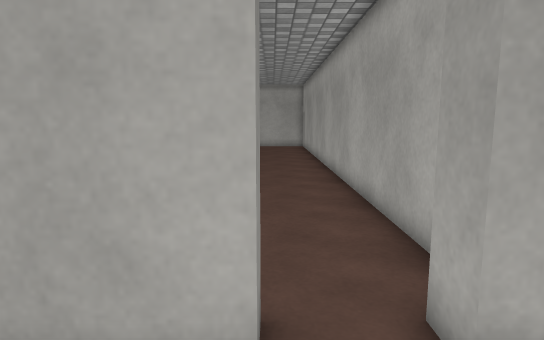
view 1 (above)

21 first-person views from a walk through a 3-D level made in the Unity game engine. The camera is 1.2 m above the floor, tilts 8° down and sees 75° across. The floor is counted in squares, 0.5 m on a side. Each view is taken from the middle of a square. On the plan, view 1 faces up. The plan holds only what a view shows up to about 20 squares ahead; the rest is blank. The place goes on beyond the plan. The player character is not drawn. Some animated figures are left out. Surface patterns are stand-ins for the level's own textures.

view 2
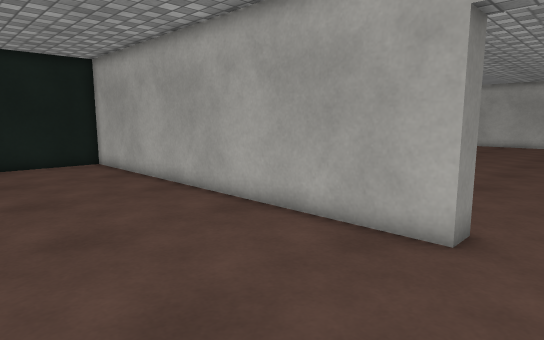

view 3
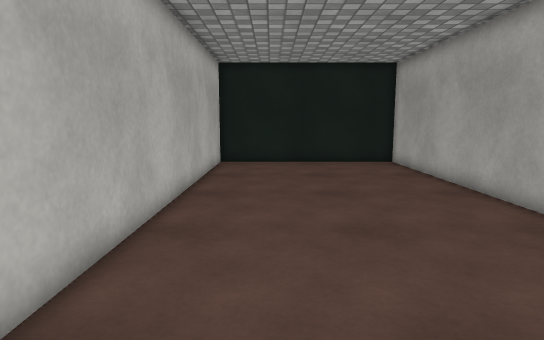

view 4
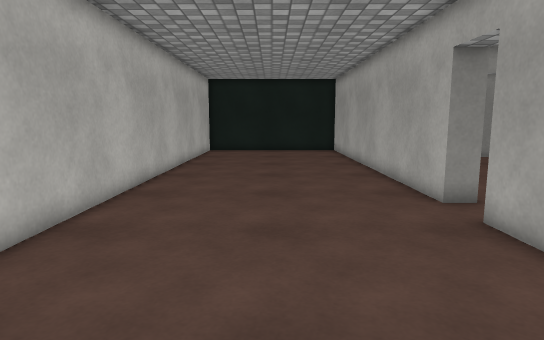

view 5
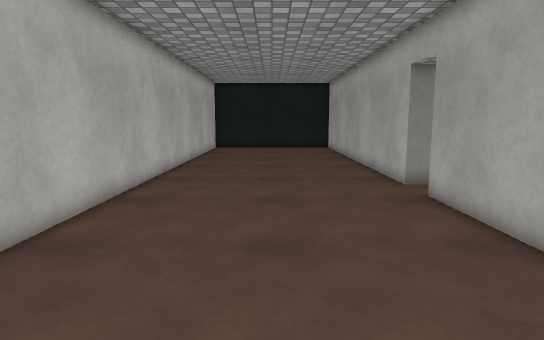

view 6
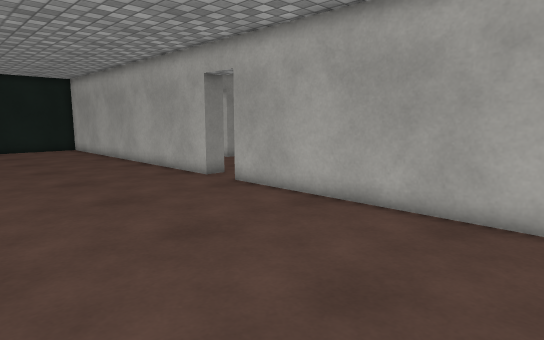

view 7
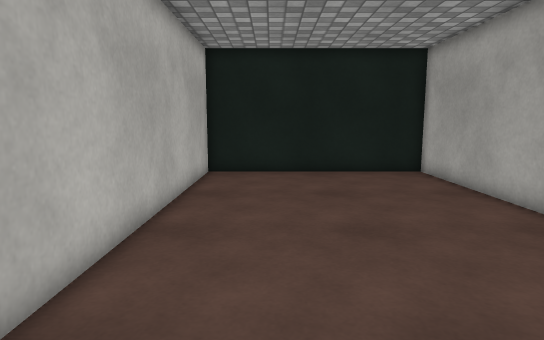

view 8
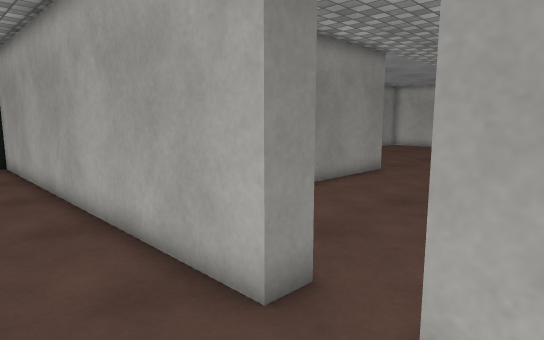

view 9
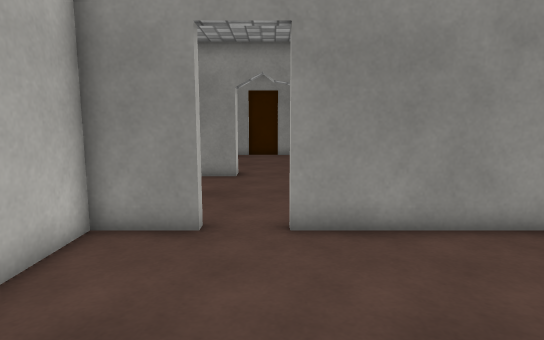

view 10
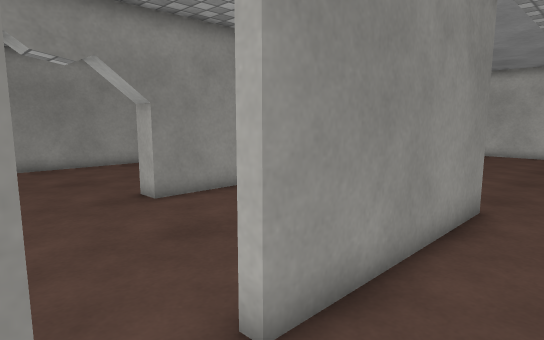

view 11
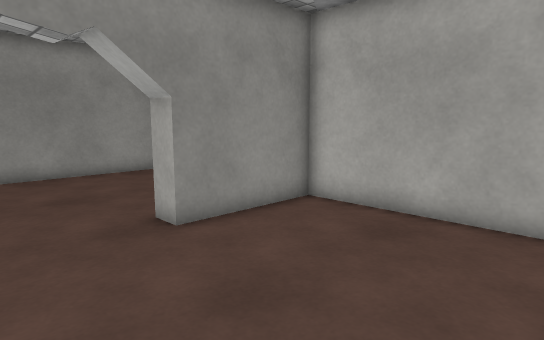

view 12
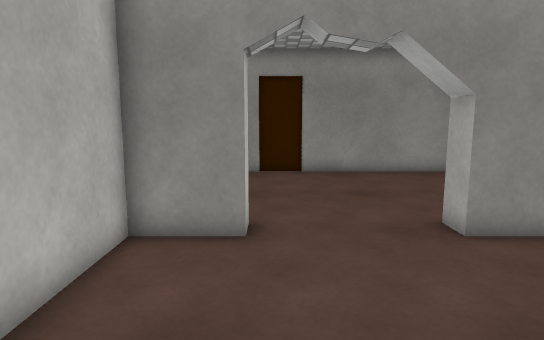

view 13
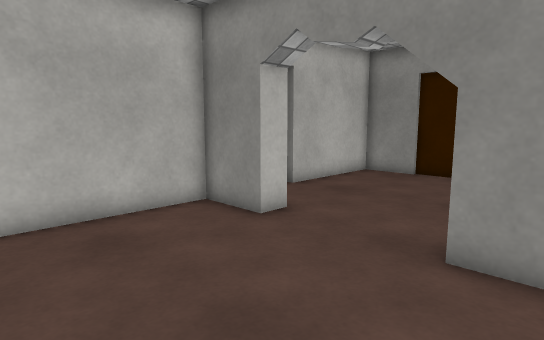

view 14
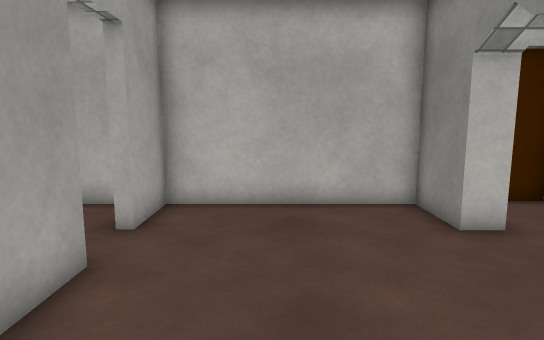

view 15
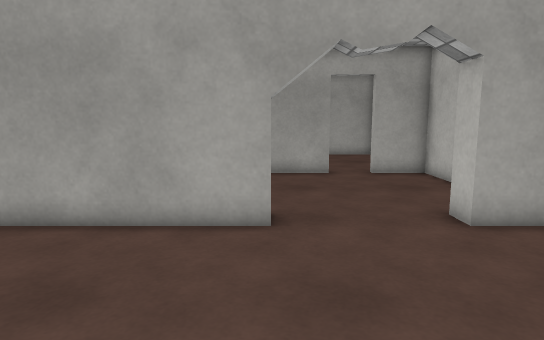

view 16
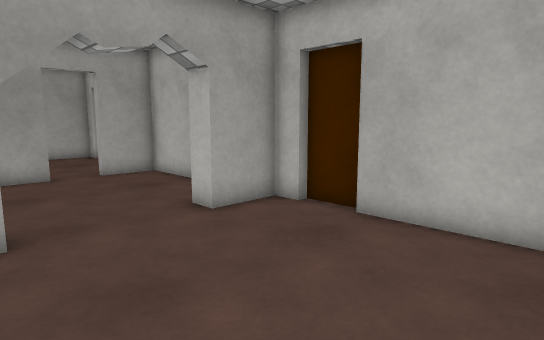

view 17
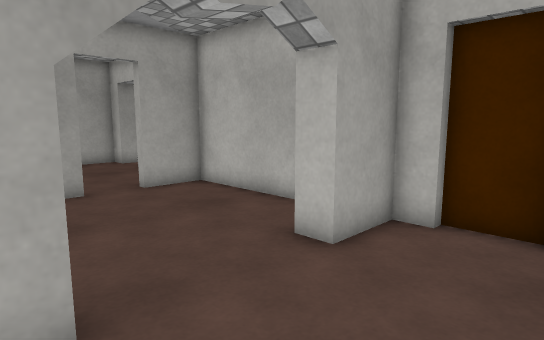

view 18
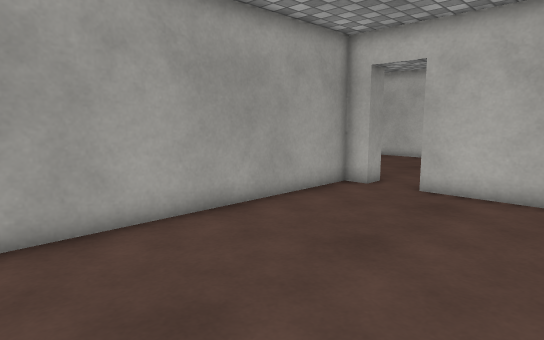

view 19
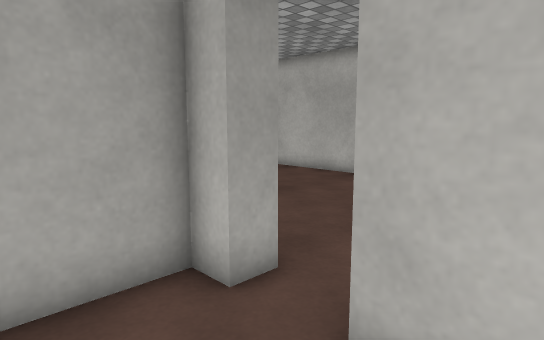

view 20
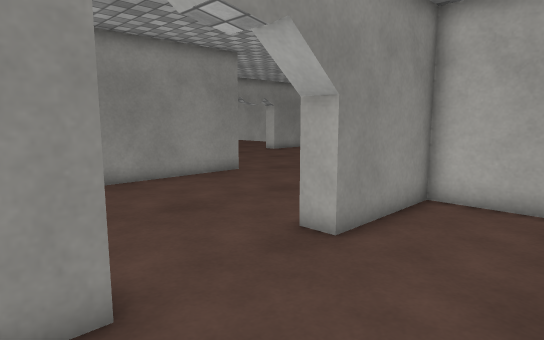

view 21
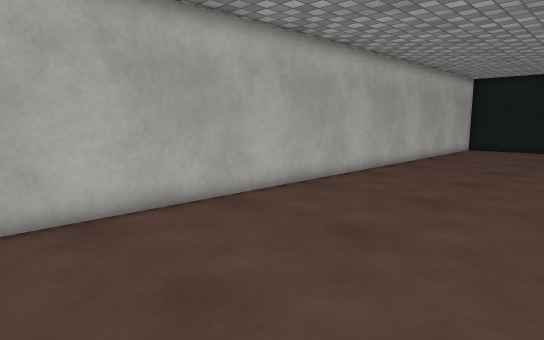

### Floor plan
Points are (right, up) in squares from view 1. A wall is a line through its corners. A room is listed if a view was taken in it or the views show most of it. See-through windows are left out.
Room 1 (views 1, 2, 3, 4, 5, 6, 7, 8, 21)
walls: (-0.1, 4) (-0.1, 3) (-18.5, 3) (-18.5, -7) (12, -7); (12, 3) (1.9, 3) (1.9, 4)
ways out: opening at (1, 3.5) to room 2
Room 2 (views 9, 10, 18, 19)
walls: (-5.5, 6.4) (-5.5, 4) (-0.1, 4); (-5.5, 16.2) (-5.5, 8.4); (1.9, 4) (2.9, 4) (2.9, 16.5)
ways out: opening at (1, 3.5) to room 1; opening at (-6, 7.5) to room 3
Room 3 (views 11, 12, 13, 14, 20)
walls: (-5.5, 8.4) (-5.9, 8.4) (-5.9, 11.1); (-14.1, 6.4) (-13.1, 6.4) (-13.1, 4) (-5.9, 4) (-5.9, 6.4) (-5.5, 6.4); (-7, 15.8) (-13.1, 15.8) (-13.1, 10.4)
ways out: opening at (-6, 7.5) to room 2; opening at (-13.5, 8) to room 4
Room 4 (views 15, 16, 17)
walls: (-22.7, 8.5) (-22.7, 6.4); (-14.1, 10.4) (-14.1, 16.5); (-22.5, 6.5) (-22.5, 4) (-17.1, 4); (-22.5, 16.2) (-22.5, 8.4); (-17.1, 3.6) (-15.1, 3.6); (-15.1, 4) (-14.1, 4) (-14.1, 6.4)
ways out: opening at (-13.5, 8) to room 3

Where each view was taken, in squares from view 1:
view 1: 0 up, 0 right, facing up
view 2: 4 down, 2 right, facing up-left
view 3: 4 down, 2 right, facing left
view 4: 2 down, 10 right, facing left
view 5: 2 down, 13 right, facing left
view 6: 6 down, 13 right, facing up-left
view 7: 4 down, 2 left, facing left
view 8: 0 up, 3 right, facing up-left
view 9: 8 up, 2 right, facing left
view 10: 6 up, 3 left, facing up-left
view 11: 7 up, 6 left, facing up-left
view 12: 7 up, 6 left, facing left
view 13: 13 up, 7 left, facing down-left
view 14: 14 up, 9 left, facing down
view 15: 11 up, 22 left, facing right
view 16: 12 up, 22 left, facing down-right
view 17: 12 up, 18 left, facing down-right
view 18: 16 up, 5 left, facing down-right
view 19: 7 up, 2 left, facing down-right
view 20: 5 up, 9 left, facing up-left
view 21: 2 up, 13 right, facing down-left
